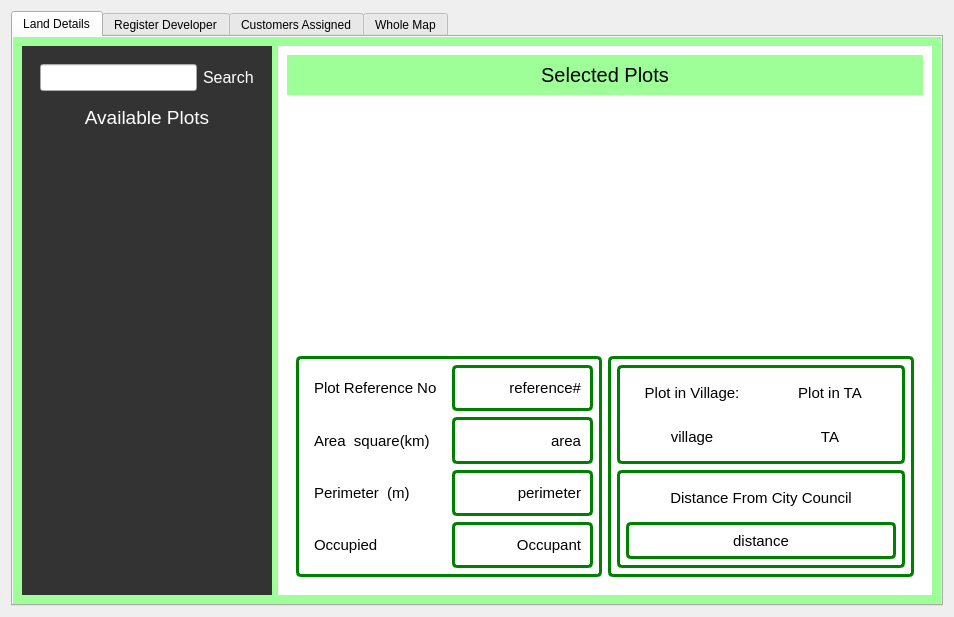
<?xml version="1.0" encoding="UTF-8"?>
<ui version="4.0">
 <class>Form</class>
 <widget class="QWidget" name="Form">
  <property name="geometry">
   <rect>
    <x>0</x>
    <y>0</y>
    <width>954</width>
    <height>617</height>
   </rect>
  </property>
  <property name="windowTitle">
   <string>Form</string>
  </property>
  <layout class="QGridLayout" name="gridLayout_3">
   <item row="0" column="0">
    <widget class="QTabWidget" name="tabWidget">
     <property name="styleSheet">
      <string notr="true">QWidget#tabWidgetPage1{
		background-color: rgb(158, 255, 153);
		color: #ffffff;
}
QWidget#tab{
background-color: rgb(158, 255, 153);
		color: #ffffff;
}</string>
     </property>
     <property name="currentIndex">
      <number>0</number>
     </property>
     <widget class="QWidget" name="tabWidgetPage1">
      <attribute name="title">
       <string>Land Details</string>
      </attribute>
      <layout class="QHBoxLayout" name="horizontalLayout">
       <item>
        <widget class="QWidget" name="widget_3" native="true">
         <property name="maximumSize">
          <size>
           <width>250</width>
           <height>16777215</height>
          </size>
         </property>
         <property name="styleSheet">
          <string notr="true">QWidget#widget_3{
		background: #333333;
		color: #ffffff;
}</string>
         </property>
         <layout class="QVBoxLayout" name="verticalLayout_2">
          <item>
           <widget class="QWidget" name="widget_4" native="true">
            <property name="maximumSize">
             <size>
              <width>16777215</width>
              <height>70</height>
             </size>
            </property>
            <layout class="QHBoxLayout" name="horizontalLayout_2">
             <item>
              <widget class="QLineEdit" name="filterList">
               <property name="font">
                <font>
                 <pointsize>12</pointsize>
                </font>
               </property>
              </widget>
             </item>
             <item>
              <widget class="QLabel" name="label">
               <property name="font">
                <font>
                 <pointsize>12</pointsize>
                </font>
               </property>
               <property name="styleSheet">
                <string notr="true">QLabel#label{
		background: transparent;
		color: #ffffff;
}</string>
               </property>
               <property name="text">
                <string>Search</string>
               </property>
              </widget>
             </item>
            </layout>
           </widget>
          </item>
          <item>
           <widget class="QLabel" name="label_3">
            <property name="font">
             <font>
              <pointsize>14</pointsize>
             </font>
            </property>
            <property name="styleSheet">
             <string notr="true">QLabel#label_3{
		background: transparent;
		color: #ffffff;
}</string>
            </property>
            <property name="text">
             <string>Available Plots</string>
            </property>
            <property name="alignment">
             <set>Qt::AlignCenter</set>
            </property>
           </widget>
          </item>
          <item>
           <widget class="QListWidget" name="mainLeftList">
            <property name="minimumSize">
             <size>
              <width>200</width>
              <height>0</height>
             </size>
            </property>
            <property name="font">
             <font>
              <pointsize>12</pointsize>
             </font>
            </property>
            <property name="styleSheet">
             <string notr="true">QListWidget#mainLeftList{
		background: transparent;
		color: #ffffff;
		border:none;
}</string>
            </property>
           </widget>
          </item>
         </layout>
        </widget>
       </item>
       <item>
        <widget class="QWidget" name="featureLabels" native="true">
         <property name="styleSheet">
          <string notr="true">QWidget#featureLabels{
		background: #ffffff;
		color: #000000;
		padding: 0px;
		margin: 0px;
}</string>
         </property>
         <layout class="QVBoxLayout" name="verticalLayout_3">
          <item>
           <widget class="QLabel" name="selectedFeature">
            <property name="maximumSize">
             <size>
              <width>16777215</width>
              <height>40</height>
             </size>
            </property>
            <property name="font">
             <font>
              <pointsize>15</pointsize>
             </font>
            </property>
            <property name="styleSheet">
             <string notr="true">background-color: rgb(158, 255, 153);</string>
            </property>
            <property name="text">
             <string>Selected Plots</string>
            </property>
            <property name="alignment">
             <set>Qt::AlignCenter</set>
            </property>
           </widget>
          </item>
          <item>
           <widget class="QgsMapCanvas" name="map_holder" native="true">
            <property name="minimumSize">
             <size>
              <width>0</width>
              <height>200</height>
             </size>
            </property>
            <property name="maximumSize">
             <size>
              <width>16777215</width>
              <height>300</height>
             </size>
            </property>
            <property name="styleSheet">
             <string notr="true">margin:0 px;
boreder: 1px solid green;</string>
            </property>
            <layout class="QVBoxLayout" name="verticalLayout"/>
           </widget>
          </item>
          <item>
           <widget class="QWidget" name="widget_5" native="true">
            <property name="styleSheet">
             <string notr="true">padding:0px;</string>
            </property>
            <layout class="QGridLayout" name="gridLayout_4">
             <item row="0" column="0">
              <widget class="QWidget" name="widget_14" native="true">
               <property name="styleSheet">
                <string notr="true">margin: 0px;
border: 3px solid green;
padding-right:5px;
padding-left:5px;
border-radius:5px;</string>
               </property>
               <layout class="QGridLayout" name="gridLayout_7">
                <item row="2" column="2">
                 <widget class="QLabel" name="perimeter">
                  <property name="font">
                   <font>
                    <pointsize>11</pointsize>
                   </font>
                  </property>
                  <property name="text">
                   <string>perimeter</string>
                  </property>
                  <property name="alignment">
                   <set>Qt::AlignRight|Qt::AlignTrailing|Qt::AlignVCenter</set>
                  </property>
                 </widget>
                </item>
                <item row="0" column="2">
                 <widget class="QLabel" name="reference_no">
                  <property name="font">
                   <font>
                    <pointsize>11</pointsize>
                   </font>
                  </property>
                  <property name="styleSheet">
                   <string notr="true">text-align:right;</string>
                  </property>
                  <property name="text">
                   <string>reference#</string>
                  </property>
                  <property name="alignment">
                   <set>Qt::AlignRight|Qt::AlignTrailing|Qt::AlignVCenter</set>
                  </property>
                 </widget>
                </item>
                <item row="0" column="1">
                 <widget class="QLabel" name="label_4">
                  <property name="font">
                   <font>
                    <pointsize>11</pointsize>
                   </font>
                  </property>
                  <property name="styleSheet">
                   <string notr="true">border:none;</string>
                  </property>
                  <property name="text">
                   <string>Plot Reference No</string>
                  </property>
                 </widget>
                </item>
                <item row="1" column="1">
                 <widget class="QLabel" name="label_2">
                  <property name="font">
                   <font>
                    <pointsize>11</pointsize>
                   </font>
                  </property>
                  <property name="styleSheet">
                   <string notr="true">border:none;</string>
                  </property>
                  <property name="text">
                   <string>Area  square(km)</string>
                  </property>
                 </widget>
                </item>
                <item row="1" column="2">
                 <widget class="QLabel" name="area">
                  <property name="font">
                   <font>
                    <pointsize>11</pointsize>
                   </font>
                  </property>
                  <property name="text">
                   <string> area</string>
                  </property>
                  <property name="alignment">
                   <set>Qt::AlignRight|Qt::AlignTrailing|Qt::AlignVCenter</set>
                  </property>
                 </widget>
                </item>
                <item row="2" column="1">
                 <widget class="QLabel" name="label_5">
                  <property name="font">
                   <font>
                    <pointsize>11</pointsize>
                   </font>
                  </property>
                  <property name="styleSheet">
                   <string notr="true">border:none;</string>
                  </property>
                  <property name="text">
                   <string>Perimeter  (m)</string>
                  </property>
                 </widget>
                </item>
                <item row="3" column="1">
                 <widget class="QLabel" name="label_7">
                  <property name="font">
                   <font>
                    <pointsize>11</pointsize>
                   </font>
                  </property>
                  <property name="styleSheet">
                   <string notr="true">border:none;</string>
                  </property>
                  <property name="text">
                   <string>Occupied</string>
                  </property>
                 </widget>
                </item>
                <item row="3" column="2">
                 <widget class="QLabel" name="occupied">
                  <property name="font">
                   <font>
                    <pointsize>11</pointsize>
                   </font>
                  </property>
                  <property name="text">
                   <string>Occupant</string>
                  </property>
                  <property name="alignment">
                   <set>Qt::AlignRight|Qt::AlignTrailing|Qt::AlignVCenter</set>
                  </property>
                 </widget>
                </item>
               </layout>
              </widget>
             </item>
             <item row="0" column="1">
              <widget class="QWidget" name="widget_15" native="true">
               <property name="styleSheet">
                <string notr="true">margin: 0px;
border: 3px solid green;
padding-right:5px;
padding-left:5px;
border-radius:5px;</string>
               </property>
               <layout class="QVBoxLayout" name="verticalLayout_6">
                <item>
                 <widget class="QWidget" name="widget_16" native="true">
                  <layout class="QGridLayout" name="gridLayout_8">
                   <item row="0" column="1">
                    <widget class="QLabel" name="label_11">
                     <property name="font">
                      <font>
                       <pointsize>11</pointsize>
                      </font>
                     </property>
                     <property name="styleSheet">
                      <string notr="true">border:none;
</string>
                     </property>
                     <property name="text">
                      <string>Plot in TA</string>
                     </property>
                     <property name="alignment">
                      <set>Qt::AlignCenter</set>
                     </property>
                    </widget>
                   </item>
                   <item row="1" column="0">
                    <widget class="QLabel" name="longtude">
                     <property name="font">
                      <font>
                       <pointsize>11</pointsize>
                      </font>
                     </property>
                     <property name="styleSheet">
                      <string notr="true">border:none;</string>
                     </property>
                     <property name="text">
                      <string>village</string>
                     </property>
                     <property name="alignment">
                      <set>Qt::AlignCenter</set>
                     </property>
                    </widget>
                   </item>
                   <item row="1" column="1">
                    <widget class="QLabel" name="latitude">
                     <property name="font">
                      <font>
                       <pointsize>11</pointsize>
                      </font>
                     </property>
                     <property name="styleSheet">
                      <string notr="true">border:none;</string>
                     </property>
                     <property name="text">
                      <string>TA</string>
                     </property>
                     <property name="alignment">
                      <set>Qt::AlignCenter</set>
                     </property>
                    </widget>
                   </item>
                   <item row="0" column="0">
                    <widget class="QLabel" name="label_9">
                     <property name="font">
                      <font>
                       <pointsize>11</pointsize>
                      </font>
                     </property>
                     <property name="styleSheet">
                      <string notr="true">border:none;</string>
                     </property>
                     <property name="text">
                      <string>Plot in Village:</string>
                     </property>
                     <property name="alignment">
                      <set>Qt::AlignCenter</set>
                     </property>
                    </widget>
                   </item>
                  </layout>
                 </widget>
                </item>
                <item>
                 <widget class="QWidget" name="widget_17" native="true">
                  <layout class="QVBoxLayout" name="verticalLayout_9">
                   <item>
                    <widget class="QLabel" name="label_21">
                     <property name="font">
                      <font>
                       <pointsize>11</pointsize>
                      </font>
                     </property>
                     <property name="styleSheet">
                      <string notr="true">border:none;</string>
                     </property>
                     <property name="text">
                      <string>Distance From City Council</string>
                     </property>
                     <property name="alignment">
                      <set>Qt::AlignCenter</set>
                     </property>
                    </widget>
                   </item>
                   <item>
                    <widget class="QLabel" name="distance">
                     <property name="font">
                      <font>
                       <pointsize>11</pointsize>
                      </font>
                     </property>
                     <property name="text">
                      <string>distance</string>
                     </property>
                     <property name="alignment">
                      <set>Qt::AlignCenter</set>
                     </property>
                    </widget>
                   </item>
                  </layout>
                 </widget>
                </item>
               </layout>
              </widget>
             </item>
            </layout>
           </widget>
          </item>
         </layout>
        </widget>
       </item>
      </layout>
     </widget>
     <widget class="QWidget" name="tab">
      <attribute name="title">
       <string>Register Developer</string>
      </attribute>
      <layout class="QGridLayout" name="gridLayout">
       <item row="0" column="0">
        <widget class="QWidget" name="widget" native="true">
         <layout class="QVBoxLayout" name="verticalLayout_5">
          <item>
           <widget class="QWidget" name="chart" native="true">
            <property name="font">
             <font>
              <pointsize>14</pointsize>
             </font>
            </property>
            <layout class="QHBoxLayout" name="horizontalLayout_3">
             <item>
              <spacer name="horizontalSpacer">
               <property name="orientation">
                <enum>Qt::Horizontal</enum>
               </property>
               <property name="sizeHint" stdset="0">
                <size>
                 <width>40</width>
                 <height>20</height>
                </size>
               </property>
              </spacer>
             </item>
             <item>
              <widget class="QWidget" name="widget_8" native="true">
               <property name="minimumSize">
                <size>
                 <width>300</width>
                 <height>0</height>
                </size>
               </property>
               <property name="styleSheet">
                <string notr="true">border: 5px solid #ffffff;
padding:3px;</string>
               </property>
               <layout class="QHBoxLayout" name="horizontalLayout_8">
                <item>
                 <widget class="QWidget" name="widget_10" native="true">
                  <property name="minimumSize">
                   <size>
                    <width>200</width>
                    <height>0</height>
                   </size>
                  </property>
                  <property name="styleSheet">
                   <string notr="true">QWidget#widget_10{
		background: #ffffff;
		color: #333333;
		border: none;
		padding:120px
}</string>
                  </property>
                  <layout class="QVBoxLayout" name="verticalLayout_8">
                   <item>
                    <widget class="QLabel" name="label_14">
                     <property name="font">
                      <font>
                       <pointsize>14</pointsize>
                      </font>
                     </property>
                     <property name="text">
                      <string>Developer First Name *</string>
                     </property>
                    </widget>
                   </item>
                   <item>
                    <widget class="QLineEdit" name="firstname">
                     <property name="font">
                      <font>
                       <pointsize>14</pointsize>
                      </font>
                     </property>
                     <property name="styleSheet">
                      <string notr="true">QLineEdit{
border-bottom: 1 solid blue;
border-radius:5px;}

QLineEdit:hover{
	border:1px solid green;
}</string>
                     </property>
                    </widget>
                   </item>
                   <item>
                    <widget class="QLabel" name="label_15">
                     <property name="font">
                      <font>
                       <pointsize>14</pointsize>
                      </font>
                     </property>
                     <property name="text">
                      <string>Developer Last Name *</string>
                     </property>
                    </widget>
                   </item>
                   <item>
                    <widget class="QLineEdit" name="lastname">
                     <property name="font">
                      <font>
                       <pointsize>14</pointsize>
                      </font>
                     </property>
                     <property name="styleSheet">
                      <string notr="true">QLineEdit{
border-bottom: 1 solid blue;
border-radius:5px;}

QLineEdit:hover{
	border:1px solid green;
}</string>
                     </property>
                    </widget>
                   </item>
                   <item>
                    <widget class="QLabel" name="label_17">
                     <property name="font">
                      <font>
                       <pointsize>14</pointsize>
                      </font>
                     </property>
                     <property name="text">
                      <string>Phone *</string>
                     </property>
                    </widget>
                   </item>
                   <item>
                    <widget class="QLineEdit" name="phone">
                     <property name="font">
                      <font>
                       <pointsize>14</pointsize>
                      </font>
                     </property>
                     <property name="styleSheet">
                      <string notr="true">QLineEdit{
border-bottom: 1 solid blue;
border-radius:5px;}

QLineEdit:hover{
	border:1px solid green;
}</string>
                     </property>
                    </widget>
                   </item>
                   <item>
                    <widget class="QLabel" name="label_10">
                     <property name="font">
                      <font>
                       <pointsize>14</pointsize>
                      </font>
                     </property>
                     <property name="text">
                      <string>Address</string>
                     </property>
                    </widget>
                   </item>
                   <item>
                    <widget class="QTextEdit" name="address">
                     <property name="font">
                      <font>
                       <pointsize>14</pointsize>
                      </font>
                     </property>
                     <property name="styleSheet">
                      <string notr="true">border: 1 solid blue;
border-radius:5px;</string>
                     </property>
                    </widget>
                   </item>
                   <item>
                    <widget class="QWidget" name="widget_11" native="true">
                     <property name="styleSheet">
                      <string notr="true">margin: 0;</string>
                     </property>
                     <layout class="QHBoxLayout" name="horizontalLayout_7">
                      <item>
                       <widget class="QPushButton" name="add_btn_2">
                        <property name="font">
                         <font>
                          <pointsize>14</pointsize>
                         </font>
                        </property>
                        <property name="styleSheet">
                         <string notr="true">margin: 0px;
border: 3px solid grey;
padding-right:20px;
padding-left:20px;
border-radius:5px;</string>
                        </property>
                        <property name="text">
                         <string>Add</string>
                        </property>
                       </widget>
                      </item>
                      <item>
                       <spacer name="horizontalSpacer_5">
                        <property name="orientation">
                         <enum>Qt::Horizontal</enum>
                        </property>
                        <property name="sizeHint" stdset="0">
                         <size>
                          <width>40</width>
                          <height>20</height>
                         </size>
                        </property>
                       </spacer>
                      </item>
                     </layout>
                    </widget>
                   </item>
                  </layout>
                 </widget>
                </item>
                <item>
                 <widget class="QWidget" name="widget_2" native="true">
                  <property name="minimumSize">
                   <size>
                    <width>100</width>
                    <height>0</height>
                   </size>
                  </property>
                  <property name="styleSheet">
                   <string notr="true">QWidget#widget_2{
		background: #ffffff;
		color: #333333;
		border: none;
		padding:120px
}</string>
                  </property>
                  <layout class="QVBoxLayout" name="verticalLayout_7">
                   <item>
                    <widget class="QLabel" name="label_12">
                     <property name="font">
                      <font>
                       <pointsize>14</pointsize>
                      </font>
                     </property>
                     <property name="text">
                      <string>Assign Developer to a plot</string>
                     </property>
                     <property name="alignment">
                      <set>Qt::AlignCenter</set>
                     </property>
                    </widget>
                   </item>
                   <item>
                    <widget class="QWidget" name="widget_12" native="true">
                     <layout class="QGridLayout" name="gridLayout_6">
                      <item row="0" column="0">
                       <widget class="QLabel" name="label_13">
                        <property name="font">
                         <font>
                          <pointsize>12</pointsize>
                         </font>
                        </property>
                        <property name="text">
                         <string>&lt;html&gt;&lt;head/&gt;&lt;body&gt;&lt;p align=&quot;right&quot;&gt;Select Plot&lt;/p&gt;&lt;/body&gt;&lt;/html&gt;</string>
                        </property>
                       </widget>
                      </item>
                      <item row="0" column="1">
                       <widget class="QComboBox" name="plot_combo">
                        <property name="font">
                         <font>
                          <pointsize>11</pointsize>
                         </font>
                        </property>
                        <property name="styleSheet">
                         <string notr="true">background: rgba(70,150,220,0.4);</string>
                        </property>
                       </widget>
                      </item>
                      <item row="1" column="0">
                       <widget class="QLabel" name="label_8">
                        <property name="font">
                         <font>
                          <pointsize>12</pointsize>
                         </font>
                        </property>
                        <property name="text">
                         <string>Select Developer</string>
                        </property>
                        <property name="alignment">
                         <set>Qt::AlignRight|Qt::AlignTrailing|Qt::AlignVCenter</set>
                        </property>
                       </widget>
                      </item>
                      <item row="1" column="1">
                       <widget class="QComboBox" name="customers_list">
                        <property name="font">
                         <font>
                          <pointsize>11</pointsize>
                         </font>
                        </property>
                        <property name="styleSheet">
                         <string notr="true">background: rgba(70,150,220,0.4);</string>
                        </property>
                       </widget>
                      </item>
                     </layout>
                    </widget>
                   </item>
                   <item>
                    <widget class="QWidget" name="widget_7" native="true">
                     <layout class="QGridLayout" name="gridLayout_5">
                      <item row="0" column="0">
                       <widget class="QLabel" name="label_16">
                        <property name="font">
                         <font>
                          <pointsize>14</pointsize>
                         </font>
                        </property>
                        <property name="text">
                         <string>Charged Amount :</string>
                        </property>
                        <property name="alignment">
                         <set>Qt::AlignRight|Qt::AlignTrailing|Qt::AlignVCenter</set>
                        </property>
                       </widget>
                      </item>
                      <item row="1" column="0">
                       <widget class="QLabel" name="label_6">
                        <property name="font">
                         <font>
                          <pointsize>14</pointsize>
                          <weight>50</weight>
                          <bold>false</bold>
                         </font>
                        </property>
                        <property name="text">
                         <string>Amount Payed :</string>
                        </property>
                        <property name="alignment">
                         <set>Qt::AlignRight|Qt::AlignTrailing|Qt::AlignVCenter</set>
                        </property>
                       </widget>
                      </item>
                      <item row="0" column="1">
                       <widget class="QWidget" name="widget_18" native="true">
                        <layout class="QHBoxLayout" name="horizontalLayout_9">
                         <item>
                          <widget class="QLabel" name="label_18">
                           <property name="font">
                            <font>
                             <pointsize>14</pointsize>
                            </font>
                           </property>
                           <property name="text">
                            <string>MK</string>
                           </property>
                          </widget>
                         </item>
                         <item>
                          <widget class="QLineEdit" name="charged_amount">
                           <property name="font">
                            <font>
                             <pointsize>14</pointsize>
                            </font>
                           </property>
                           <property name="styleSheet">
                            <string notr="true">QLineEdit{
border-bottom: 1 solid blue;
border-radius:5px;}

QLineEdit:hover{
	border:1px solid green;
}</string>
                           </property>
                          </widget>
                         </item>
                        </layout>
                       </widget>
                      </item>
                      <item row="1" column="1">
                       <widget class="QWidget" name="widget_19" native="true">
                        <layout class="QHBoxLayout" name="horizontalLayout_10">
                         <item>
                          <widget class="QLabel" name="label_19">
                           <property name="font">
                            <font>
                             <pointsize>14</pointsize>
                            </font>
                           </property>
                           <property name="text">
                            <string>MK</string>
                           </property>
                          </widget>
                         </item>
                         <item>
                          <widget class="QLineEdit" name="payed_amount">
                           <property name="font">
                            <font>
                             <pointsize>14</pointsize>
                            </font>
                           </property>
                           <property name="styleSheet">
                            <string notr="true">QLineEdit{
border-bottom: 1 solid blue;
border-radius:5px;}

QLineEdit:hover{
	border:1px solid green;
}</string>
                           </property>
                          </widget>
                         </item>
                        </layout>
                       </widget>
                      </item>
                     </layout>
                    </widget>
                   </item>
                   <item>
                    <widget class="QWidget" name="widget_13" native="true">
                     <layout class="QHBoxLayout" name="horizontalLayout_5">
                      <item>
                       <widget class="QPushButton" name="save">
                        <property name="font">
                         <font>
                          <pointsize>14</pointsize>
                         </font>
                        </property>
                        <property name="styleSheet">
                         <string notr="true">margin: 0px;
border: 3px solid grey;
padding-right:20px;
padding-left:20px;
border-radius:5px;</string>
                        </property>
                        <property name="text">
                         <string>Save</string>
                        </property>
                       </widget>
                      </item>
                      <item>
                       <spacer name="horizontalSpacer_3">
                        <property name="orientation">
                         <enum>Qt::Horizontal</enum>
                        </property>
                        <property name="sizeHint" stdset="0">
                         <size>
                          <width>40</width>
                          <height>20</height>
                         </size>
                        </property>
                       </spacer>
                      </item>
                     </layout>
                    </widget>
                   </item>
                   <item>
                    <widget class="QWidget" name="widget_9" native="true">
                     <property name="styleSheet">
                      <string notr="true">margin: 0;</string>
                     </property>
                     <layout class="QHBoxLayout" name="horizontalLayout_6">
                      <item>
                       <spacer name="verticalSpacer">
                        <property name="orientation">
                         <enum>Qt::Vertical</enum>
                        </property>
                        <property name="sizeHint" stdset="0">
                         <size>
                          <width>20</width>
                          <height>40</height>
                         </size>
                        </property>
                       </spacer>
                      </item>
                     </layout>
                    </widget>
                   </item>
                  </layout>
                 </widget>
                </item>
               </layout>
              </widget>
             </item>
             <item>
              <spacer name="horizontalSpacer_2">
               <property name="orientation">
                <enum>Qt::Horizontal</enum>
               </property>
               <property name="sizeHint" stdset="0">
                <size>
                 <width>40</width>
                 <height>20</height>
                </size>
               </property>
              </spacer>
             </item>
            </layout>
           </widget>
          </item>
         </layout>
        </widget>
       </item>
      </layout>
     </widget>
     <widget class="QWidget" name="tab_2">
      <attribute name="title">
       <string>Customers Assigned</string>
      </attribute>
      <layout class="QGridLayout" name="gridLayout_2">
       <item row="0" column="0">
        <widget class="QWidget" name="widget_6" native="true">
         <layout class="QHBoxLayout" name="horizontalLayout_4">
          <item>
           <widget class="QListWidget" name="developerslistwidget">
            <property name="styleSheet">
             <string notr="true">background-color: rgb(158, 255, 153);</string>
            </property>
           </widget>
          </item>
         </layout>
        </widget>
       </item>
      </layout>
     </widget>
     <widget class="QWidget" name="tab_3">
      <attribute name="title">
       <string>Whole Map</string>
      </attribute>
      <layout class="QVBoxLayout" name="verticalLayout_4">
       <item>
        <widget class="QgsMapCanvas" name="canvas" native="true"/>
       </item>
      </layout>
     </widget>
    </widget>
   </item>
  </layout>
 </widget>
 <customwidgets>
  <customwidget>
   <class>QgsMapCanvas</class>
   <extends>QWidget</extends>
   <header location="global">qgis.gui</header>
   <container>1</container>
  </customwidget>
 </customwidgets>
 <resources/>
 <connections/>
</ui>
